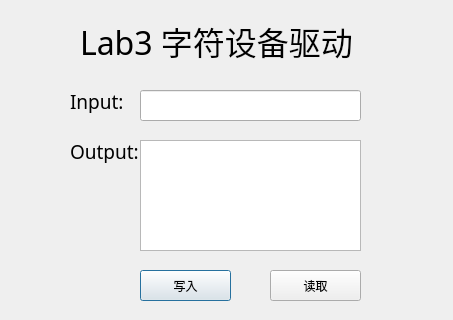
<?xml version="1.0" encoding="UTF-8"?>
<ui version="4.0">
 <class>ModuleDialog</class>
 <widget class="QDialog" name="ModuleDialog">
  <property name="geometry">
   <rect>
    <x>0</x>
    <y>0</y>
    <width>453</width>
    <height>320</height>
   </rect>
  </property>
  <property name="windowTitle">
   <string>Dialog</string>
  </property>
  <widget class="QLabel" name="label">
   <property name="geometry">
    <rect>
     <x>80</x>
     <y>20</y>
     <width>321</width>
     <height>41</height>
    </rect>
   </property>
   <property name="font">
    <font>
     <family>文泉驿等宽微米黑</family>
     <pointsize>24</pointsize>
    </font>
   </property>
   <property name="text">
    <string>Lab3 字符设备驱动</string>
   </property>
  </widget>
  <widget class="QLineEdit" name="text_input">
   <property name="geometry">
    <rect>
     <x>140</x>
     <y>90</y>
     <width>221</width>
     <height>31</height>
    </rect>
   </property>
  </widget>
  <widget class="QLabel" name="label_2">
   <property name="geometry">
    <rect>
     <x>70</x>
     <y>90</y>
     <width>68</width>
     <height>23</height>
    </rect>
   </property>
   <property name="font">
    <font>
     <family>Abyssinica SIL</family>
     <pointsize>14</pointsize>
    </font>
   </property>
   <property name="text">
    <string>Input:</string>
   </property>
  </widget>
  <widget class="QTextBrowser" name="text_output">
   <property name="geometry">
    <rect>
     <x>140</x>
     <y>140</y>
     <width>221</width>
     <height>111</height>
    </rect>
   </property>
  </widget>
  <widget class="QLabel" name="label_3">
   <property name="geometry">
    <rect>
     <x>70</x>
     <y>140</y>
     <width>68</width>
     <height>23</height>
    </rect>
   </property>
   <property name="font">
    <font>
     <family>Abyssinica SIL</family>
     <pointsize>14</pointsize>
    </font>
   </property>
   <property name="text">
    <string>Output:</string>
   </property>
  </widget>
  <widget class="QPushButton" name="input_pushButton">
   <property name="geometry">
    <rect>
     <x>140</x>
     <y>270</y>
     <width>91</width>
     <height>31</height>
    </rect>
   </property>
   <property name="text">
    <string>写入</string>
   </property>
  </widget>
  <widget class="QPushButton" name="output_pushButton">
   <property name="geometry">
    <rect>
     <x>270</x>
     <y>270</y>
     <width>91</width>
     <height>31</height>
    </rect>
   </property>
   <property name="text">
    <string>读取</string>
   </property>
  </widget>
 </widget>
 <resources/>
 <connections/>
</ui>
